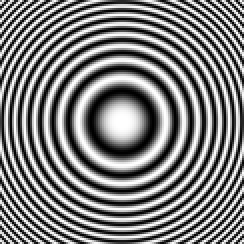
#> input picture zestaw2/PlytkaFresnela.png, 122 x 122 px, shrunk from 1000 x 1000 before the run (shown 2 times larger)
$ python zad4.py ../zestaw2/PlytkaFresnela.png
#> lines starting #> are read from the running program, lines starting #| are printed output that depends on the picture; after the words box and inside, x2 and y2 are one past the last pixel; in counts of white or black regions, pixels touching at a corner belong together
"""Zadanie 4 – binaryzacja obrazu roze.png metodą Otsu.

(a) próg globalny Otsu
(b) iteracyjne progowanie trójklasowe (warunek |Delta| < 2)
(c) lokalny próg Otsu w oknie 11x11, symetryczne odbicie na brzegach

Uruchomienie:  python zad4.py roze.png
Wymaga: numpy, pillow, matplotlib  (pip install numpy pillow matplotlib)
"""
import math
import sys

import matplotlib.pyplot as plt
import numpy as np
from PIL import Image


# ---------------------------------------------------------------------------
# Otsu wg skryptu: dla każdego progu l liczymy wariancję wewnątrzklasową
#   sigma_w^2(l) = w0*sigma0^2 + w1*sigma1^2
# klasa 0: g <= l, klasa 1: g > l. Wybieramy l z NAJMNIEJSZĄ sigma_w^2.
# Liczymy tylko na przedziale wartości [lo, hi] (potrzebne w części (b)).
# ---------------------------------------------------------------------------
def otsu(h, lo=0, hi=255):
    g = np.arange(lo, hi + 1, dtype=float)
    hh = h[lo:hi + 1].astype(float)

    # sumy skumulowane dla klasy 0 (wszystko <= l)
    w0 = np.cumsum(hh)              # liczba pikseli
    s0 = np.cumsum(hh * g)          # suma wartości
    q0 = np.cumsum(hh * g * g)      # suma kwadratów
    # klasa 1 = reszta przedziału
    w1, s1, q1 = w0[-1] - w0, s0[-1] - s0, q0[-1] - q0

    # w_i * sigma_i^2 = sum(g^2 h) - (sum(g h))^2 / sum(h)
    with np.errstate(divide="ignore", invalid="ignore"):
        var0 = np.where(w0 > 0, q0 - s0 ** 2 / w0, 0.0)
        var1 = np.where(w1 > 0, q1 - s1 ** 2 / w1, 0.0)
    sigma_w = var0 + var1

    k = int(np.argmin(sigma_w))     # pierwszy próg z minimum
    T = lo + k
    mu0 = s0[k] / w0[k] if w0[k] > 0 else float("nan")
    mu1 = s1[k] / w1[k] if w1[k] > 0 else float("nan")
    return T, mu0, mu1


def binaryzuj(img, T):
    """g > T -> 255 (biały), g <= T -> 0 (czarny)."""
    return np.where(img > T, 255, 0).astype(np.uint8)


# ---------------------------------------------------------------------------
# (b) Iteracyjne progowanie trójklasowe
#   krok 0: Otsu na całym histogramie -> T, mu0, mu1
#   krok k: Otsu tylko na regionie TBD [mu0, mu1] z poprzedniego kroku
#   stop, gdy |T_nowe - T_stare| < eps
# ---------------------------------------------------------------------------
def otsu_iteracyjny(h, eps=2):
    T, mu0, mu1 = otsu(h)
    kroki = [(0, 0, 255, T, mu0, mu1, None)]
    k = 0
    while True:
        lo, hi = math.ceil(mu0), math.floor(mu1)    # region TBD
        T_nowe, mu0, mu1 = otsu(h, lo, hi)
        k += 1
        delta = abs(T_nowe - T)
        kroki.append((k, lo, hi, T_nowe, mu0, mu1, delta))
        T = T_nowe
        if delta < eps:
            return T, kroki


# ---------------------------------------------------------------------------
# (c) Lokalny Otsu: dla każdego piksela histogram okna 11x11 -> własny próg
# ---------------------------------------------------------------------------
def otsu_lokalny(img, rozmiar=11):
    r = rozmiar // 2
    # symetryczne odbicie: indeks -1 -> 0, -2 -> 1, ..., W -> W-1, ...
    pad = np.pad(img, r, mode="symmetric")
    H, W = img.shape
    progi = np.zeros((H, W), dtype=np.int32)
    for y in range(H):
        for x in range(W):
            okno = pad[y:y + rozmiar, x:x + rozmiar]      # 11x11 wokół (x, y)
            h = np.bincount(okno.ravel(), minlength=256)
            progi[y, x] = otsu(h)[0]
        if y % 50 == 0:
            print(f"   wiersz {y}/{H}")
    return progi
    # Uwaga: w jednolitym oknie (np. białe tło) każdy próg daje sigma_w = 0,
    # więc wybierany jest pierwszy, T = 0 -> piksel zostaje biały.


# ---------------------------------------------------------------------------
def zapisz_z_histogramem(img, nazwa, tytul):
    Image.fromarray(img).save(nazwa + ".png")
    h = np.bincount(img.ravel(), minlength=256)
    fig, ax = plt.subplots(1, 2, figsize=(9, 3.5), gridspec_kw={"width_ratios": [1, 1.3]})
    ax[0].imshow(img, cmap="gray", vmin=0, vmax=255)
    ax[0].set_title(tytul); ax[0].axis("off")
    ax[1].bar(range(256), h, width=1, color="black"); ax[1].set_xlim(0, 255)
    ax[1].set_title(f"histogram: białe = {np.mean(img == 255) * 100:.1f}%")
    fig.tight_layout(); fig.savefig(nazwa + "_hist.png", dpi=110); plt.close(fig)


if __name__ == "__main__":
    sciezka = sys.argv[1] if len(sys.argv) > 1 else "roze.png"
    img = np.array(Image.open(sciezka).convert("L"))
#> img is the input picture: shape (122, 122); min 0, max 255, mean 127.3
    h = np.bincount(img.ravel(), minlength=256)
#> h = 256 values, max 791 at index 0, min 18 at index 151, mean 58.14
    print(f"roze: {img.shape[1]}x{img.shape[0]}, min={img.min()}, max={img.max()}, mean={img.mean():.2f}")
#| roze: 122x122, min=0, max=255, mean=127.28

    # (a)
    T, mu0, mu1 = otsu(h)
#> in otsu, `hh = h[lo:hi + 1].astype(float)`: hh has the same summary as h outside otsu
#> in otsu, `w0 = np.cumsum(hh)`: w0 = 256 values from 791 to 14884
#> in otsu, `s0 = np.cumsum(hh * g)`: s0 = 256 values from 0 to 1894437
#> in otsu, `q0 = np.cumsum(hh * g * g)`: q0 = 256 values from 0 to 364374759
#> in otsu, `w1, s1, q1 = w0[-1] - w0, s0[-1] - s0, q0[-1] - q0`: w1 = 256 values, max 14093 at index 0, min 0 at index 255, mean 7400.1; s1 = 256 values, max 1894437 at index 0, min 0 at index 255, mean 1423338.9; q1 = 256 values, max 364374759 at index 0, min 0 at index 255, mean 303915818.5
#> in otsu, `var0 = np.where(w0 > 0, q0 - s0 ** 2 / w0, 0.0)`: var0 = 256 values from 0 to 123250629.3
#> in otsu, `var1 = np.where(w1 > 0, q1 - s1 ** 2 / w1, 0.0)`: var1 = 256 values, max 109717017.8 at index 0, min 0 at index 254, mean 23110176.5
#> in otsu, `sigma_w = var0 + var1`: sigma_w = 256 values, max 123250629.3 at index 255, min 23286526.1 at index 127, mean 46686504.9
#> in otsu, `k = int(np.argmin(sigma_w))`: k = 127
#> in otsu, `mu0 = s0[k] / w0[k] if w0[k] > 0 else float("nan")`: mu0 = 45.61
#> in otsu, `mu1 = s1[k] / w1[k] if w1[k] > 0 else float("nan")`: mu1 = 209.5
#> T = 127; mu0 = 45.61; mu1 = 209.5
    print(f"\n(a) Otsu globalny: T = {T}, mu0 = {mu0:.2f}, mu1 = {mu1:.2f}")
#| (a) Otsu globalny: T = 127, mu0 = 45.61, mu1 = 209.52
    zapisz_z_histogramem(binaryzuj(img, T), "z4a_otsu_globalny", f"(a) Otsu globalny, T = {T}")
#> in binaryzuj, `return np.where(img > T, 255, 0).astype(np.uint8)`:
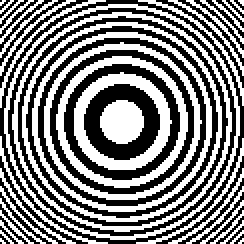
#> returned value: shape (122, 122) (shown 2 times larger); 49.8% white; 40 white regions (8 under 20 px), largest, box (x1, y1, x2, y2) and area: (6, 6, 116, 116) 768, (16, 16, 106, 106) 764, (37, 36, 86, 85) 756
#> in zapisz_z_histogramem, `h = np.bincount(img.ravel(), minlength=256)`: h = 256 values, max 7468 at index 0, min 0 at index 1, mean 58.14
#> in zapisz_z_histogramem, `fig.tight_layout()`:
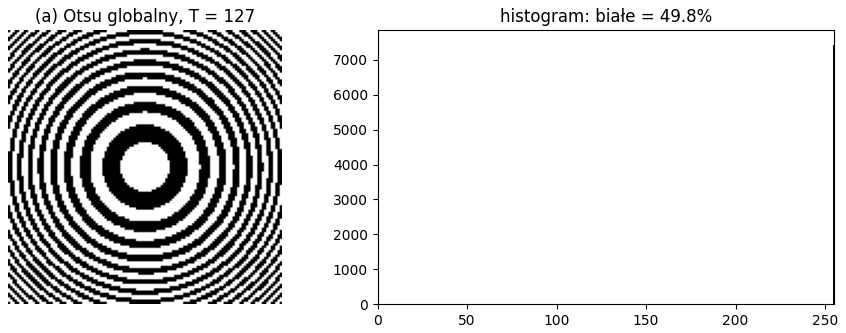
#> figure drawn by matplotlib, 2 panels; panel 2: tallest bar 7468 high, from x = -0.5 to 0.5

    # (b)
    T3, kroki = otsu_iteracyjny(h, eps=2)
#> in otsu_iteracyjny, `T, mu0, mu1 = otsu(h)`: T = 127; mu0 = 45.61; mu1 = 209.5
#> the loop in otsu_iteracyjny, `while True:` made 1 pass
#> (lo, hi, k, T, mu0, mu1, T_nowe, delta) on pass 1: (46, 209, 81, 127, 84.72, 170.3, 127, 0)
#> after the loop in otsu_iteracyjny, `while True:`: k = 1; kroki = 2 items
#> T3 = 127; kroki = 2 items
    print("\n(b) Iteracyjny trójklasowy Otsu:")
    print(" k | region TBD  |  T  |   mu0  |   mu1  | Delta")
    for k, lo, hi, t, m0, m1, d in kroki:
        print(f" {k} | [{lo:3d}, {hi:3d}] | {t:3d} | {m0:6.2f} | {m1:6.2f} | {'-' if d is None else d}")
#> this loop made 2 passes
#> (lo, hi, t, m0, m1, d) on passes 1 to 2: (0, 255, 127, 45.61, 209.5, None), (46, 209, 127, 84.72, 170.3, 0)
#|  0 | [  0, 255] | 127 |  45.61 | 209.52 | -
#|  1 | [ 46, 209] | 127 |  84.72 | 170.31 | 0
    print(f"    koncowy prog T = {T3}")
#|     koncowy prog T = 127
    zapisz_z_histogramem(binaryzuj(img, T3), "z4b_otsu_iteracyjny", f"(b) iteracyjny 3-klasowy, T = {T3}")

    # (c)
    print("\n(c) Lokalny Otsu 11x11 (chwilę trwa)...")
    progi = otsu_lokalny(img, 11)
#> in otsu_lokalny, `pad = np.pad(img, r, mode="symmetric")`:
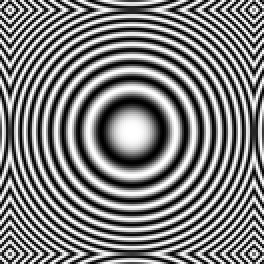
#> pad: shape (132, 132) (shown 2 times larger); min 0, max 255, mean 127.4
#> after the loop in otsu_lokalny, `for y in range(H):`:
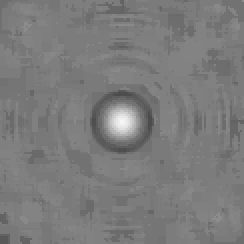
#> progi: shape (122, 122) int32 (shown 2 times larger); min 75, max 245, mean 123.2
    wynik_c = np.where(img > progi, 255, 0).astype(np.uint8)
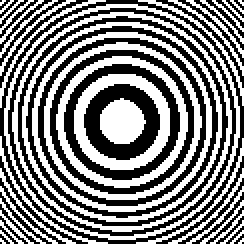
#> wynik_c: shape (122, 122) (shown 2 times larger); 50% white; 40 white regions (8 under 20 px), largest, box (x1, y1, x2, y2) and area: (6, 6, 116, 116) 774, (16, 16, 106, 106) 772, (2, 2, 120, 120) 760
    zapisz_z_histogramem(wynik_c, "z4c_otsu_lokalny", "(c) lokalny Otsu 11x11")
    Image.fromarray(progi.astype(np.uint8)).save("z4c_mapa_progow.png")
    print(f"    progi lokalne od {progi.min()} do {progi.max()}")
#|     progi lokalne od 75 do 245
    print("\nZapisano: z4a_*, z4b_*, z4c_* (.png + _hist.png)")
